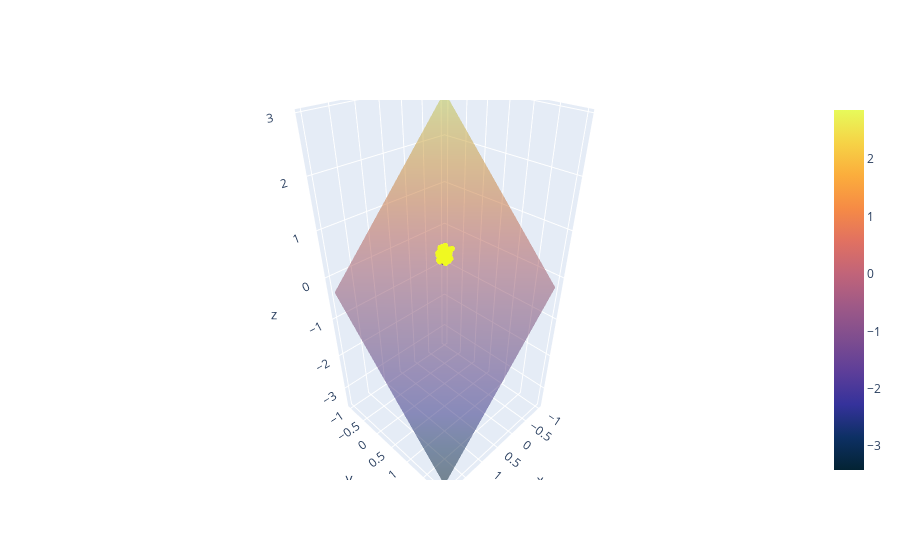

The notebook cell this image was saved under:
### Code cell
# Создаем 3D график
fig = go.Figure()

fig.add_trace(go.Scatter3d(
    x=observations[:, 0], y=observations[:, 1], z=observations[:, 2],
    mode='markers',
    marker=dict(size=2, color=np.array([0 if label == 0 else 1 for label in labels])),
    name='Class 0',
))

fig.add_trace(go.Surface(
    x=xx,
    y=yy,
    z=zz,
    colorscale='thermal',
    opacity=0.5,
    name='Decision Boundary'
))

fig.show()
